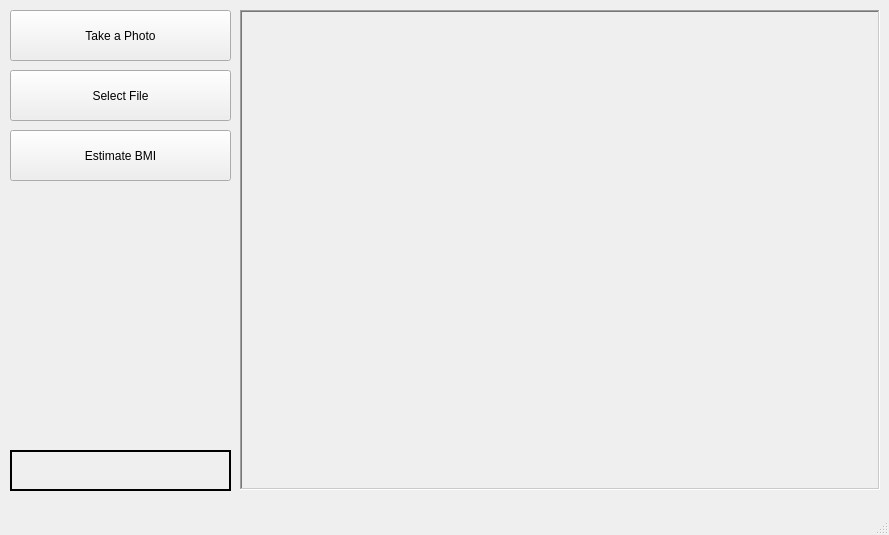
<?xml version="1.0" encoding="UTF-8"?>
<ui version="4.0">
 <class>MainWindow</class>
 <widget class="QMainWindow" name="MainWindow">
  <property name="geometry">
   <rect>
    <x>0</x>
    <y>0</y>
    <width>889</width>
    <height>535</height>
   </rect>
  </property>
  <property name="windowTitle">
   <string>MainWindow</string>
  </property>
  <widget class="QWidget" name="centralwidget">
   <widget class="QPushButton" name="pushButton2">
    <property name="geometry">
     <rect>
      <x>10</x>
      <y>70</y>
      <width>221</width>
      <height>51</height>
     </rect>
    </property>
    <property name="text">
     <string>Select File</string>
    </property>
   </widget>
   <widget class="QLabel" name="imageDisplay">
    <property name="geometry">
     <rect>
      <x>240</x>
      <y>10</y>
      <width>640</width>
      <height>480</height>
     </rect>
    </property>
    <property name="frameShape">
     <enum>QFrame::WinPanel</enum>
    </property>
    <property name="frameShadow">
     <enum>QFrame::Sunken</enum>
    </property>
    <property name="lineWidth">
     <number>1</number>
    </property>
    <property name="text">
     <string/>
    </property>
    <property name="scaledContents">
     <bool>true</bool>
    </property>
    <property name="alignment">
     <set>Qt::AlignCenter</set>
    </property>
   </widget>
   <widget class="QPushButton" name="pushButton3">
    <property name="geometry">
     <rect>
      <x>10</x>
      <y>130</y>
      <width>221</width>
      <height>51</height>
     </rect>
    </property>
    <property name="text">
     <string>Estimate BMI</string>
    </property>
   </widget>
   <widget class="QPushButton" name="pushButton1">
    <property name="geometry">
     <rect>
      <x>10</x>
      <y>10</y>
      <width>221</width>
      <height>51</height>
     </rect>
    </property>
    <property name="text">
     <string>Take a Photo</string>
    </property>
   </widget>
   <widget class="QLabel" name="estimateBMI">
    <property name="geometry">
     <rect>
      <x>10</x>
      <y>450</y>
      <width>221</width>
      <height>41</height>
     </rect>
    </property>
    <property name="frameShape">
     <enum>QFrame::Box</enum>
    </property>
    <property name="lineWidth">
     <number>2</number>
    </property>
    <property name="text">
     <string/>
    </property>
    <property name="alignment">
     <set>Qt::AlignCenter</set>
    </property>
   </widget>
  </widget>
  <widget class="QMenuBar" name="menubar">
   <property name="geometry">
    <rect>
     <x>0</x>
     <y>0</y>
     <width>889</width>
     <height>22</height>
    </rect>
   </property>
  </widget>
  <widget class="QStatusBar" name="statusbar"/>
 </widget>
 <resources/>
 <connections/>
</ui>
